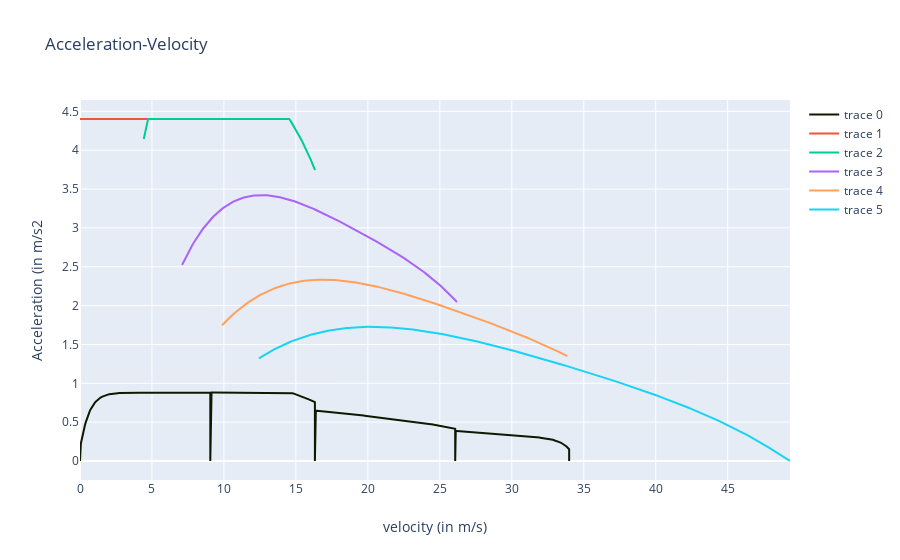

Notebook code cell kept with this figure:
### Markdown cell above
# Compute and plot acceleration versus velocity graph of the vehicle

### Code cell
layout = go.Layout(title="Acceleration-Velocity",
                xaxis=dict(title='velocity (in m/s)'),
                yaxis=dict(title='Acceleration (in m/s2'))
data = [dict(x=outputs['velocities'], y=outputs['accelerations'], line=dict(color='#0D1A00'))] + outputs['discrete_acceleration_curves']
fig = go.Figure(data=data, layout=layout)
iplot(fig)
